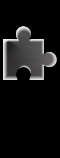
#> input picture xinyuan/icon.png, 60 x 158 px
$ python slider.py
#> lines starting #> are read from the running program, lines starting #| are printed output that depends on the picture; after the words box and inside, x2 and y2 are one past the last pixel; in counts of white or black regions, pixels touching at a corner belong together; long printed decimals are rounded
# -*- coding:utf-8 -*-
from cv2 import cv2
import numpy as np
from selenium import webdriver
from selenium.webdriver.support.ui import WebDriverWait, Select
from selenium.webdriver.common.by import By
from selenium.webdriver.support import expected_conditions as EC
from selenium.webdriver import ActionChains
from selenium.common.exceptions import TimeoutException
import time
import random
import requests
import os
import re
from PIL import Image


# [8 lines of commented-out code are left out]


class AdidasSliderCrack(object):
    # [304 lines left out: functions __init__, download_image, is_px_equal, image_merge, get_track, get_slider and 11 more, not called in this run]


def get_distance(back_img, cut_img, slider_width=20):
    back_height, back_width, _ = back_img.shape
    cut_height, cut_width, _ = cut_img.shape

    back_canny = get_back_canny(back_img)
    operator = get_operator(cut_img, cut_height, cut_width)
    pos_x, max_value = best_match(back_canny, operator, cut_width, back_width)
    pos_x = pos_x * 382 / back_width
    if 32 < pos_x < 310:
        pos_x = pos_x + 16 + slider_width
    elif pos_x > 300:
        pos_x = 310 + (pos_x - 310) * 2 + 16 + slider_width
    return pos_x


def read_img_file(cut_dir, back_dir):
#> called with cut_dir = 'icon.png', back_dir = 'icon.jpg'
    cut_image = cv2.imread(cut_dir)
#> cut_image is the input picture: shape (158, 60, 3); mean B, G, R 19.9, 19.9, 20
    back_image = cv2.imread(back_dir)
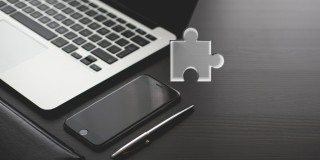
#> input picture xinyuan/icon.jpg, 320 x 160 px
#> back_image is the input picture: shape (160, 320, 3); mean B, G, R 106.9, 107.3, 107.8
    # print(back_image)
    cut_height, cut_width, _ = cut_image.shape
#> cut_height = 158; cut_width = 60
    back_height, back_width, _ = back_image.shape
#> back_height = 160; back_width = 320

    # print(cut_height, cut_width)
    # print(back_height, back_width)
    mid = (back_height - cut_height) // 2
#> mid = 1
    # print(mid)
    if mid > 0:
        back_image = back_image[mid: (back_height - mid), :]
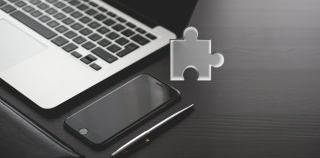
#> back_image: shape (158, 320, 3); mean B, G, R 107.2, 107.6, 108.1

    # print(back_image.shape)
    return cut_image, back_image


def best_match(back_canny, operator, cut_width, back_width):
    max_value, pos_x = 0, 0
    for x in range(cut_width, back_width - cut_width):
        block = back_canny[:, x:x + cut_width]
        value = (block * operator).sum()
        if value > max_value:
            max_value = value
            pos_x = x
    return pos_x, max_value


def get_back_canny(back_img):
    img_blur = cv2.GaussianBlur(back_img, (3, 3), 0)
    img_gray = cv2.cvtColor(img_blur, cv2.COLOR_BGR2GRAY)
    img_canny = cv2.Canny(img_gray, 100, 200)

    # cv2.imshow('Canny', img_canny)
    # cv2.waitKey(0)
    # cv2.destroyAllWindows()
    return img_canny


def get_operator(cut_img, cut_height, cut_width):
    cut_gray = cv2.cvtColor(cut_img, cv2.COLOR_BGR2GRAY)

    _, cut_binary = cv2.threshold(cut_gray, 127, 255, cv2.THRESH_BINARY)
    # 获取边界
    contours, hierarchy = cv2.findContours(cut_binary, cv2.RETR_EXTERNAL, cv2.CHAIN_APPROX_NONE)
    # 获取最外层边界
    contour = contours[-1]
    # operator矩阵
    operator = np.zeros((cut_height, cut_width))
    # 根据 contour填写operator
    for point in contour:
        operator[point[0][1]][point[0][0]] = 1

    # cv2.imshow('operator', operator)
    # cv2.waitKey(0)
    # cv2.destroyAllWindows()
    return operator


if __name__ == '__main__':
    # check = AdidasSliderCrack(buy_url='https://www.adidas.com.cn/item/B37619?locale=zh_CN')
    # check.browser.maximize_window()
    # check.register('13967122154')

    cut_image, back_image = read_img_file('icon.png', 'icon.jpg')
    distance = get_distance(back_img=back_image, cut_img=cut_image)
#> in get_back_canny, `img_blur = cv2.GaussianBlur(back_img, (3, 3), 0)`:
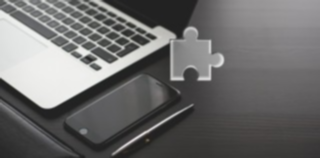
#> img_blur: shape (158, 320, 3); mean B, G, R 107.3, 107.7, 108.2
#> in get_back_canny, `img_canny = cv2.Canny(img_gray, 100, 200)`:
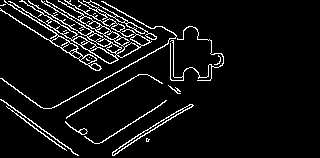
#> img_canny: shape (158, 320); 6.8% white in thin lines or dots, all inside (x1, y1, x2, y2) = (0, 0, 224, 156)
#> in get_operator, `_, cut_binary = cv2.threshold(cut_gray, 127, 255, cv2.THRESH_BINARY)`:
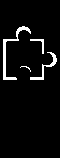
#> cut_binary: shape (158, 60); 4.8% white; 4 white regions (1 under 20 px)
#> in get_operator, `contours, hierarchy = cv2.findContours(cut_binary, cv2.RETR_EXTERNAL, ..`: contours = 4 contours, 1 with area under 20; largest, box (x1, y1, x2, y2) and area: (3, 26, 31, 80) 164, (30, 52, 57, 80) 85, (30, 39, 44, 54) 28
#> in get_operator, `contour = contours[-1]`: contour = contour of 171 points, box (x1, y1, x2, y2) (3, 26, 31, 80), area 164
#> the loop in get_operator, `for point in contour:` made 171 passes
#> point on passes 1 to 3: [[22, 26]], [[21, 27]], [[20, 27]]
#> after the loop in get_operator, `for point in contour:`: operator: shape (158, 60) float64; values 0 (black) and 1 (white), 1.8% white in thin lines or dots, all inside (x1, y1, x2, y2) = (3, 26, 31, 80)
#> the loop in best_match, `for x in range(cut_width, back_width - cut_width):` made 200 passes
#> (value, max_value) on passes 1, 11, 12, 21, 23, 25, 27, 29, 30, 31, 32, 106: (9435, 9435), (9690, 9690), (10200, 10200), (10455, 10455), (10710, 10710), (11475, 11475), (11985, 11985), (12750, 12750), (13260, 13260), (14025, 14025), (14280, 14280), (15555, 15555)
#> value on passes 2 to 7: 8160, 7395, 7650, 8415, 7905, 7395
#> pass 1, in best_match, `block = back_canny[:, x:x + cut_width]`:
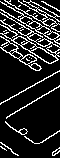
#> block: shape (158, 60); 15.9% white in thin lines or dots
#> pass 3, in best_match, `block = back_canny[:, x:x + cut_width]`:
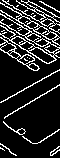
#> block: shape (158, 60); 16% white in thin lines or dots
#> after the loop in best_match, `for x in range(cut_width, back_width - cut_width):`: max_value = 19890; pos_x = 167
#> in get_distance, `pos_x, max_value = best_match(back_canny, operator, cut_width, back_wi..`: max_value = 19890
#> in get_distance, `pos_x = pos_x * 382 / back_width`: pos_x = 199.4
#> in get_distance, `pos_x = pos_x + 16 + slider_width`: pos_x = 235.4
#> distance = 235.4
    print(distance)
#| 235.356
